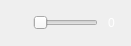
<?xml version="1.0" encoding="UTF-8"?>
<ui version="4.0">
 <class>PopupWindow</class>
 <widget class="QMainWindow" name="PopupWindow">
  <property name="geometry">
   <rect>
    <x>0</x>
    <y>0</y>
    <width>131</width>
    <height>46</height>
   </rect>
  </property>
  <widget class="QWidget" name="centralWidget">
   <property name="sizePolicy">
    <sizepolicy hsizetype="Preferred" vsizetype="Preferred">
     <horstretch>0</horstretch>
     <verstretch>0</verstretch>
    </sizepolicy>
   </property>
   <layout class="QVBoxLayout" name="verticalLayout" stretch="3">
    <item>
     <layout class="QHBoxLayout" name="horizontalLayout_3" stretch="1,4,1">
      <item alignment="Qt::AlignHCenter|Qt::AlignVCenter">
       <widget class="QLabel" name="brightnessIcon">
        <property name="sizePolicy">
         <sizepolicy hsizetype="Preferred" vsizetype="Preferred">
          <horstretch>1</horstretch>
          <verstretch>0</verstretch>
         </sizepolicy>
        </property>
       </widget>
      </item>
      <item>
       <widget class="TouchSlider" name="brightnessSlider">
        <property name="sizePolicy">
         <sizepolicy hsizetype="Preferred" vsizetype="Preferred">
          <horstretch>4</horstretch>
          <verstretch>0</verstretch>
         </sizepolicy>
        </property>
        <property name="maximum">
         <number>100</number>
        </property>
        <property name="pageStep">
         <number>1</number>
        </property>
        <property name="value">
         <number>0</number>
        </property>
        <property name="orientation">
         <enum>Qt::Horizontal</enum>
        </property>
       </widget>
      </item>
      <item alignment="Qt::AlignHCenter|Qt::AlignVCenter">
       <widget class="QLabel" name="brightnessValue">
        <property name="enabled">
         <bool>true</bool>
        </property>
        <property name="font">
         <font>
          <family>Microsoft Sans Serif</family>
         </font>
        </property>
        <property name="styleSheet">
         <string notr="true">color: rgb(255, 255, 255);</string>
        </property>
        <property name="text">
         <string>0</string>
        </property>
        <property name="alignment">
         <set>Qt::AlignBottom|Qt::AlignLeading|Qt::AlignLeft</set>
        </property>
       </widget>
      </item>
     </layout>
    </item>
   </layout>
  </widget>
 </widget>
 <layoutdefault spacing="6" margin="11"/>
 <customwidgets>
  <customwidget>
   <class>TouchSlider</class>
   <extends>QSlider</extends>
   <header location="global">touchslider.h</header>
  </customwidget>
 </customwidgets>
 <resources/>
 <connections>
  <connection>
   <sender>brightnessSlider</sender>
   <signal>valueChanged(int)</signal>
   <receiver>brightnessValue</receiver>
   <slot>setNum(int)</slot>
   <hints>
    <hint type="sourcelabel">
     <x>263</x>
     <y>168</y>
    </hint>
    <hint type="destinationlabel">
     <x>505</x>
     <y>171</y>
    </hint>
   </hints>
  </connection>
 </connections>
</ui>
